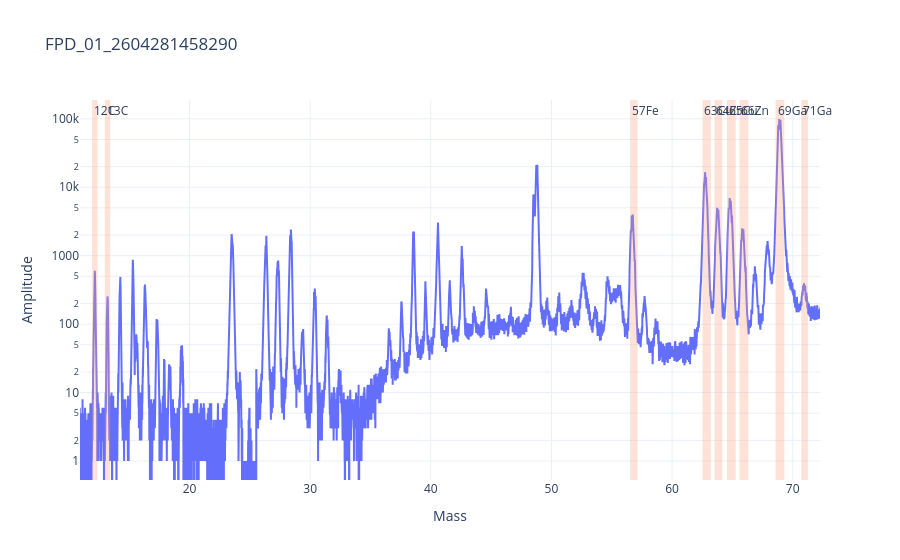

Here is the notebook cell this chart was saved with:
### Code cell
fig = spec.plot_interactive(log_y=True, xlim=(bins["mass_min"].min() - 1, bins["mass_max"].max() + 1))

for _, b in bins.iterrows():
    fig.add_vrect(
        x0=b["mass_min"],
        x1=b["mass_max"],
        fillcolor="LightSalmon",
        opacity=0.3,
        line_width=0,
        annotation_text=b["label"],
        annotation_position="top left",
    )

fig

### Figure 1 — Plotly figure (JSON) as saved in the notebook; plotly's stock layout.template omitted (floating-point values rounded to 4 significant figures; data arrays with more than 128 entries replaced by an {"elided": "..."} marker saying what was removed)
{"data": [{"hovertemplate": "Mass: %{x:.4f}<br>Amplitude: %{y}<extra></extra>", "mode": "lines", "name": "Spectrum", "type": "scatter", "x": {"elided": "12000 float values"}, "y": {"elided": "12000 float values"}}], "layout": {"annotations": [{"showarrow": false, "text": "12C", "x": 11.92, "xanchor": "left", "xref": "x", "y": 1, "yanchor": "top", "yref": "y domain"}, {"showarrow": false, "text": "13C", "x": 12.97, "xanchor": "left", "xref": "x", "y": 1, "yanchor": "top", "yref": "y domain"}, {"showarrow": false, "text": "57Fe", "x": 56.52, "xanchor": "left", "xref": "x", "y": 1, "yanchor": "top", "yref": "y domain"}, {"showarrow": false, "text": "63Cu", "x": 62.52, "xanchor": "left", "xref": "x", "y": 1, "yanchor": "top", "yref": "y domain"}, {"showarrow": false, "text": "64Zn", "x": 63.51, "xanchor": "left", "xref": "x", "y": 1, "yanchor": "top", "yref": "y domain"}, {"showarrow": false, "text": "65Cu", "x": 64.54, "xanchor": "left", "xref": "x", "y": 1, "yanchor": "top", "yref": "y domain"}, {"showarrow": false, "text": "66Zn", "x": 65.59, "xanchor": "left", "xref": "x", "y": 1, "yanchor": "top", "yref": "y domain"}, {"showarrow": false, "text": "69Ga", "x": 68.58, "xanchor": "left", "xref": "x", "y": 1, "yanchor": "top", "yref": "y domain"}, {"showarrow": false, "text": "71Ga", "x": 70.71, "xanchor": "left", "xref": "x", "y": 1, "yanchor": "top", "yref": "y domain"}], "hovermode": "closest", "shapes": [{"fillcolor": "LightSalmon", "line": {"width": 0}, "opacity": 0.3, "type": "rect", "x0": 11.92, "x1": 12.37, "xref": "x", "y0": 0, "y1": 1, "yref": "y domain"}, {"fillcolor": "LightSalmon", "line": {"width": 0}, "opacity": 0.3, "type": "rect", "x0": 12.97, "x1": 13.42, "xref": "x", "y0": 0, "y1": 1, "yref": "y domain"}, {"fillcolor": "LightSalmon", "line": {"width": 0}, "opacity": 0.3, "type": "rect", "x0": 56.52, "x1": 57.14, "xref": "x", "y0": 0, "y1": 1, "yref": "y domain"}, {"fillcolor": "LightSalmon", "line": {"width": 0}, "opacity": 0.3, "type": "rect", "x0": 62.52, "x1": 63.22, "xref": "x", "y0": 0, "y1": 1, "yref": "y domain"}, {"fillcolor": "LightSalmon", "line": {"width": 0}, "opacity": 0.3, "type": "rect", "x0": 63.51, "x1": 64.15, "xref": "x", "y0": 0, "y1": 1, "yref": "y domain"}, {"fillcolor": "LightSalmon", "line": {"width": 0}, "opacity": 0.3, "type": "rect", "x0": 64.54, "x1": 65.28, "xref": "x", "y0": 0, "y1": 1, "yref": "y domain"}, {"fillcolor": "LightSalmon", "line": {"width": 0}, "opacity": 0.3, "type": "rect", "x0": 65.59, "x1": 66.32, "xref": "x", "y0": 0, "y1": 1, "yref": "y domain"}, {"fillcolor": "LightSalmon", "line": {"width": 0}, "opacity": 0.3, "type": "rect", "x0": 68.58, "x1": 69.3, "xref": "x", "y0": 0, "y1": 1, "yref": "y domain"}, {"fillcolor": "LightSalmon", "line": {"width": 0}, "opacity": 0.3, "type": "rect", "x0": 70.71, "x1": 71.26, "xref": "x", "y0": 0, "y1": 1, "yref": "y domain"}], "title": {"text": "FPD_01_2604281458290"}, "xaxis": {"range": [10.92, 72.26], "title": {"text": "Mass"}}, "yaxis": {"title": {"text": "Amplitude"}, "type": "log"}}}
